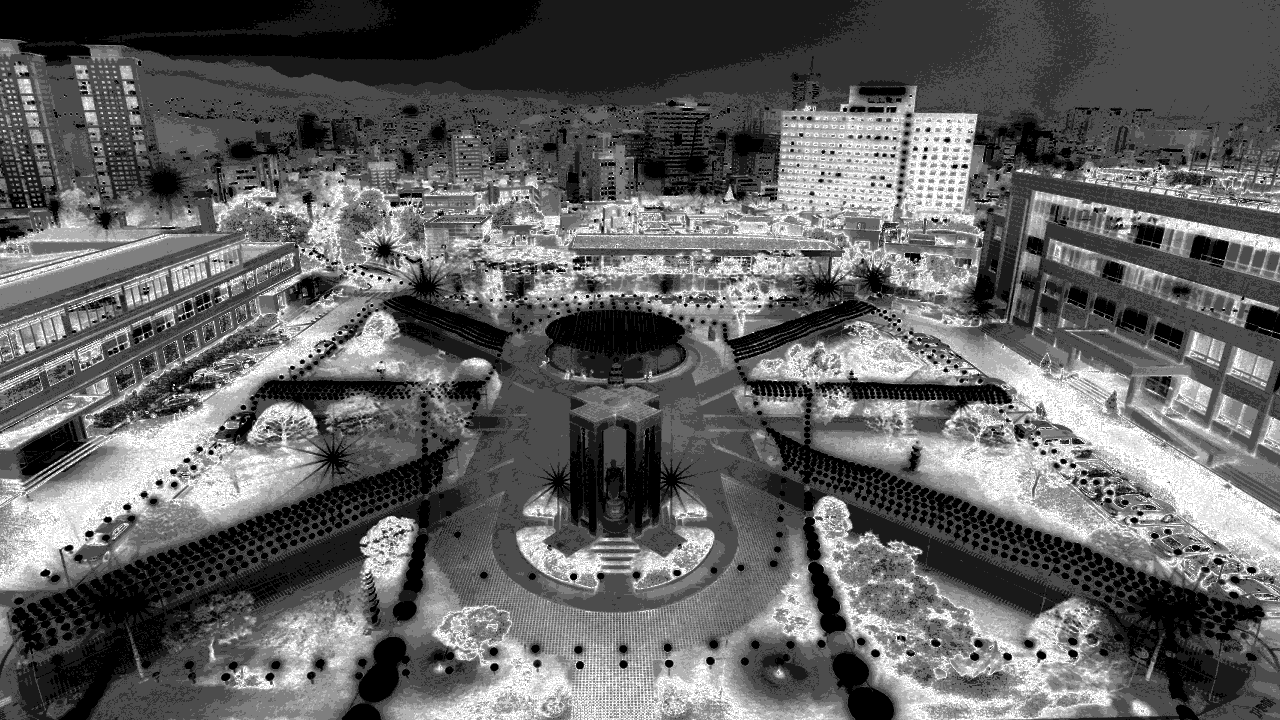
#> input picture assignment2/dgu_equalize2.png, 1280 x 720 px
$ python histogram_equlization_y.py ../assignment2/dgu_equalize2.png 1.0
#> lines starting #> are read from the running program, lines starting #| are printed output that depends on the picture
import sys
import cv2
import numpy as np


def run():
    filename = sys.argv[1]
    s = float(sys.argv[2])
    img = cv2.imread(filename)
#> img is the input picture: shape (720, 1280, 3); min 0, max 10, mean 3.87
    name = filename.split('.')[0]

    result = equalize_histogram_y(img, s)
    cv2.imwrite(name + "_equalized_" + str(s) + ".png", result)


def equalize_histogram_y(img: np.ndarray, s: float) -> np.ndarray:
    y, cr, cb = convert_to_YCrCb(img)
    equalized_y = equalize_histogram(y)

    height, width, channel = img.shape
    result = np.zeros_like(img, dtype=np.float64)
    for h in range(height):
        for w in range(width):
            if y[h, w] == 0:
                result[h, w] = np.zeros(3)
                continue
            result[h, w, 0] = equalized_y[h, w] * \
                pow((img[h, w, 0] / y[h, w]), s)
            result[h, w, 1] = equalized_y[h, w] * \
                pow((img[h, w, 1] / y[h, w]), s)
            result[h, w, 2] = equalized_y[h, w] * \
                pow((img[h, w, 2] / y[h, w]), s)
    return np.clip(result, 0, 255)


def convert_to_YCrCb(img: np.ndarray):
    ycrcb = cv2.cvtColor(img, cv2.COLOR_BGR2YCR_CB)
#> ycrcb: shape (720, 1280, 3); mean of channels 0, 1, 2 3.9, 128, 128
    y, cr, cb = cv2.split(ycrcb)
#> cr: shape (720, 1280); every value is 128
    return y, cr, cb


def equalize_histogram(img: np.ndarray) -> np.ndarray:
    height, width = img.shape
#> height = 720; width = 1280
    level = np.zeros(256)

    for i in img.ravel():
        level[i] += 1
#> after the loop, level = 256 values, max 208303 at index 3, min 0 at index 11, mean 3600

    cumulated_level = cumulate(level)
#> after the loop in cumulate, `for i in range(1, cumulated.size):`: cumulated = 256 values from 104038 to 921600
#> cumulated_level = 256 values from 104038 to 921600
    nomalized_level = nomalize(cumulated_level, img.size)
#> nomalized_level = 256 values from 29 to 255

    result = np.zeros_like(img)
    for x in range(width):
        for y in range(height):
            result[y, x] = nomalized_level[img[y, x]]
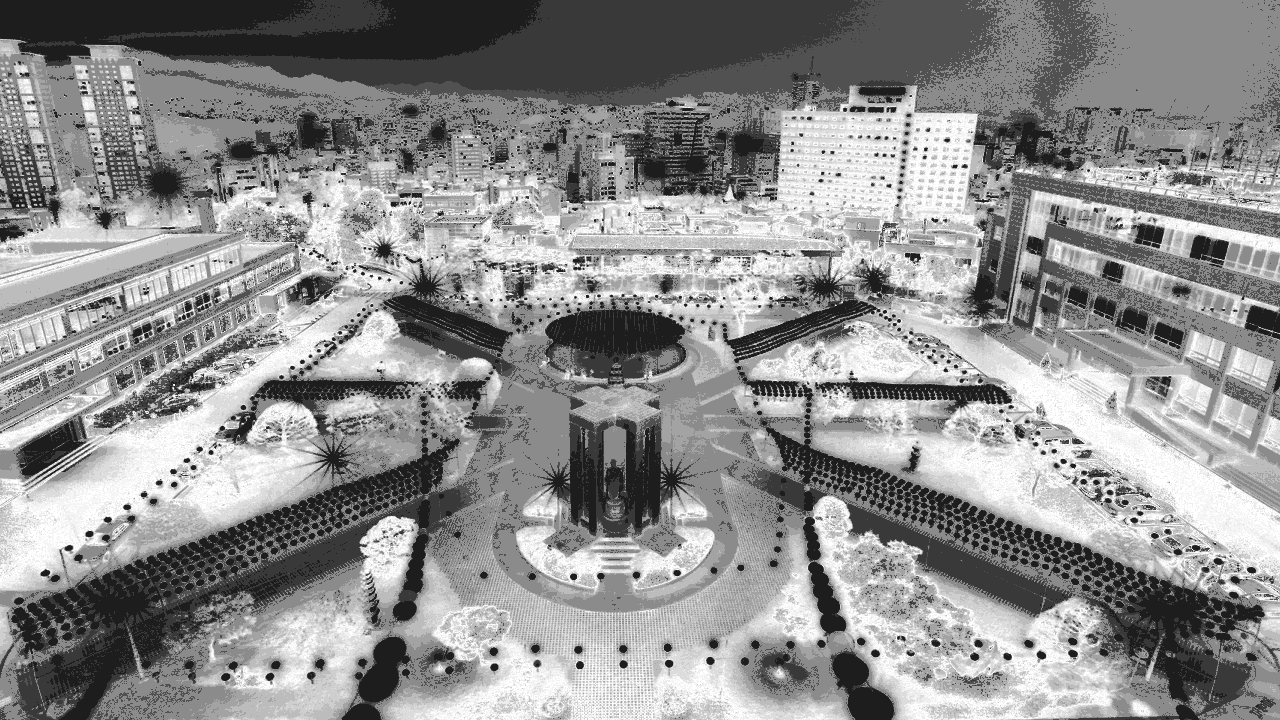
#> result: shape (720, 1280); min 29, max 255, mean 142.6
    return result


def cumulate(data: np.ndarray) -> np.ndarray:
    cumulated = np.zeros_like(data)
    cumulated[0] = data[0]
    for i in range(1, cumulated.size):
        cumulated[i] = cumulated[i - 1] + data[i]

    return cumulated


def nomalize(data: np.ndarray, size: int) -> np.ndarray:
    return np.round((data) * 255 / size)


run()
#> after the loop in equalize_histogram_y, `for h in range(height):`:
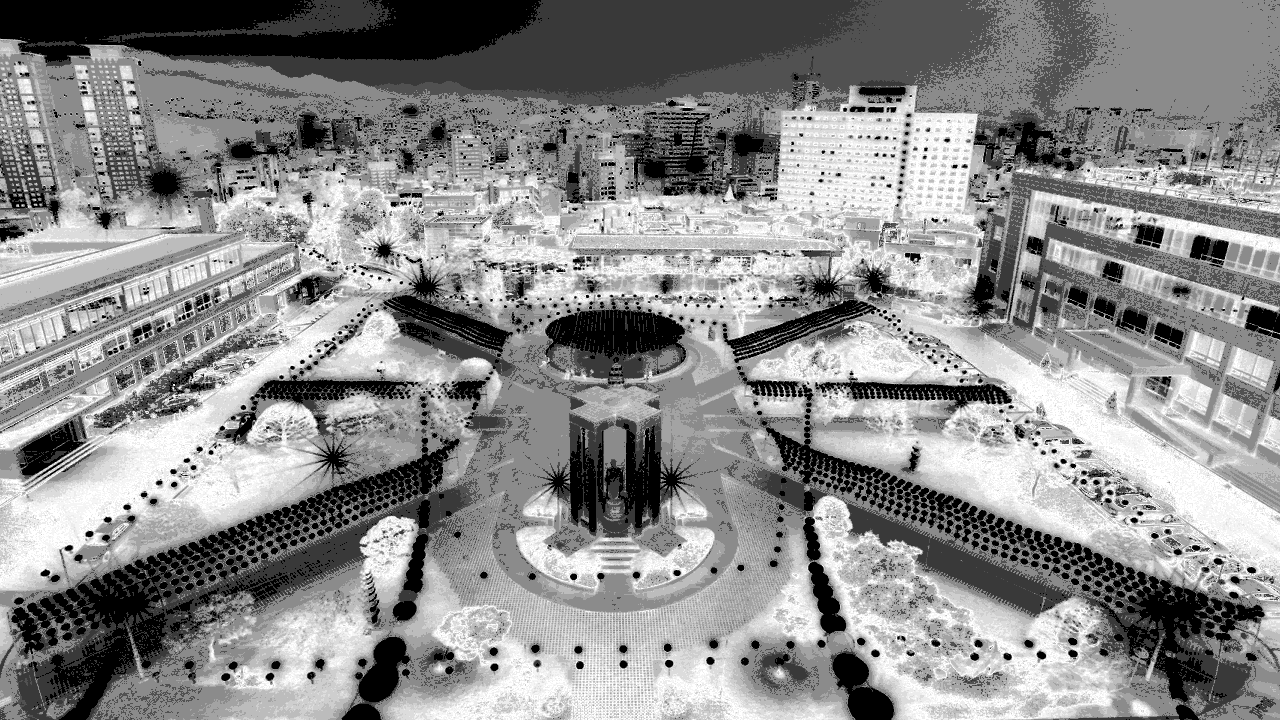
#> result: shape (720, 1280, 3) float64; min 0, max 255, mean 139.4
